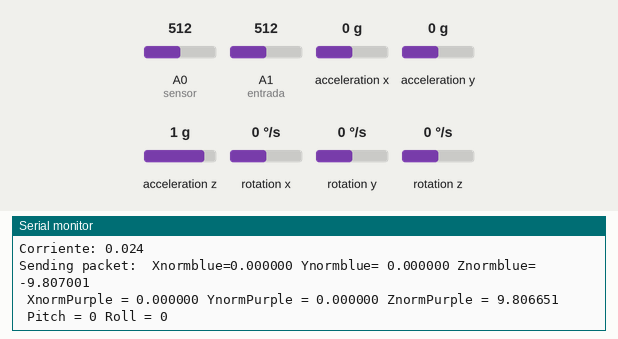
Simulated run of this sketch. Board: Arduino Mega 2560, built with avr-gcc and run on an emulated ATmega2560. On the bench: the last lines printed to the serial monitor. The inputs (shaded band) are chosen by the test bench; at power-on: acceleration x 0 g, acceleration y 0 g, acceleration z 1 g, A0 (sensor) = 512, A1 (entrada) = 512, rotation x 0 °/s, rotation y 0 °/s, rotation z 0 °/s. Storage starts empty; no radio packets arrive unless stated.

Above: at 1.2 s.
1.3 s: acceleration x set to -1.4 g
At 1.44 s:
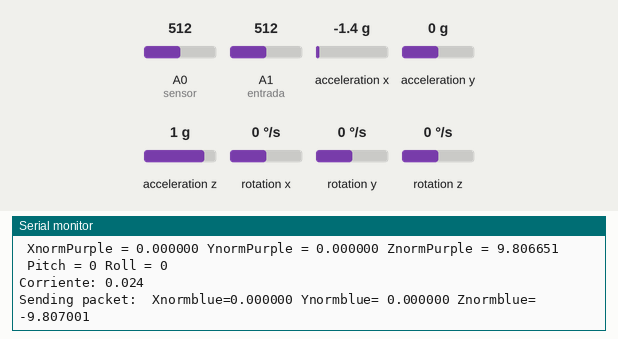
2.8 s: acceleration y set to -1.4 g
At 2.99 s:
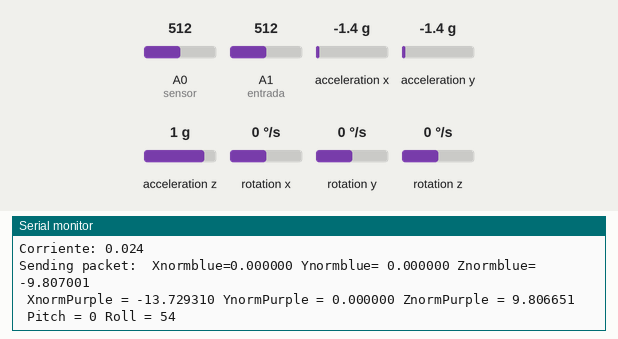
5.8 s: acceleration z set to 1.4 g
At 5.97 s:
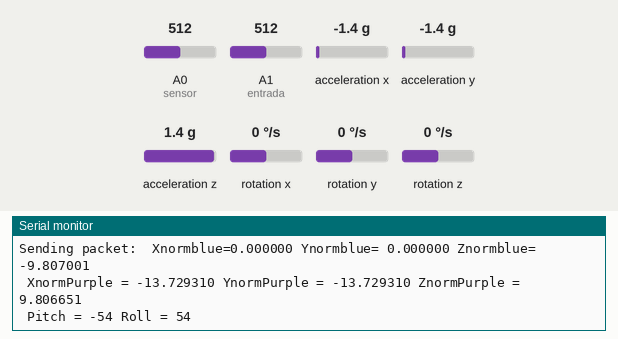
8.8 s: acceleration x set to -0.8 g
At 8.96 s:
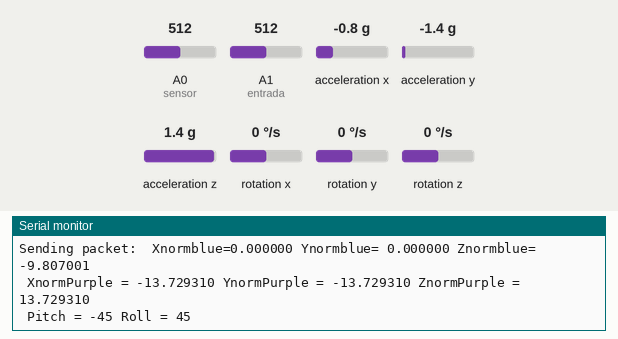
11.8 s: acceleration z set to -1.4 g
At 13.35 s:
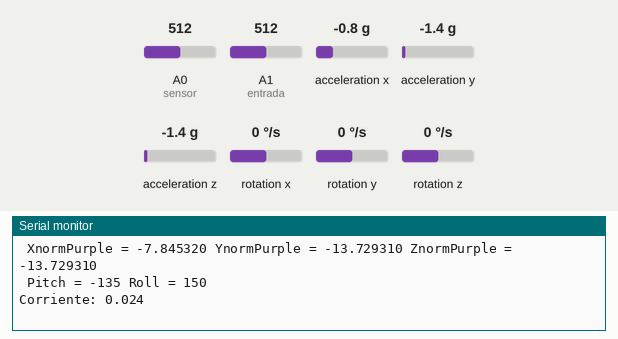
14.8 s: A0 (sensor) set to 716
At 14.94 s:
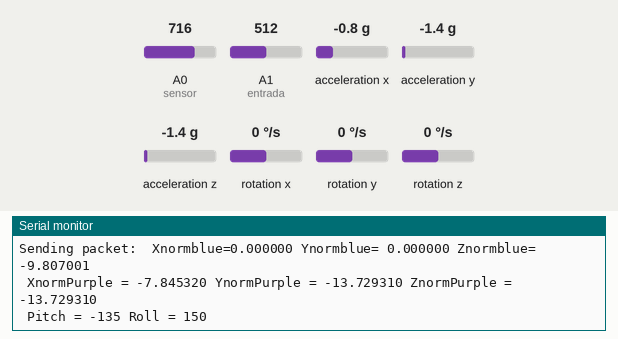
Timing chart, 0 to 17.8 s (numbered marks = the images above; inputs shaded):
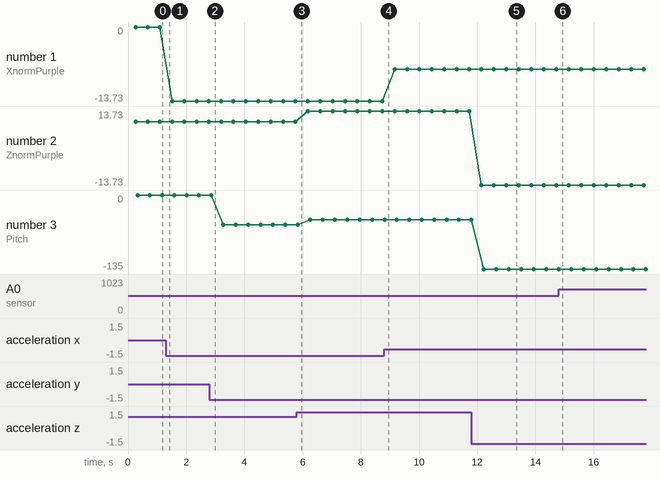

Measured:
- after the input at 11.8 s, the serial monitor: prints a new line after 0.34 s (image 5)
- plotted number 1: 0 → -13.73 after the input at 1.3 s, -13.73 → -7.85 after the input at 8.8 s
- plotted number 2: 9.81 → 13.73 after the input at 5.8 s
- plotted number 3: 0 → -54 after the input at 2.8 s, -54 → -45 after the input at 5.8 s, -45 → -135 after the input at 11.8 s

The sketch:

versi_nCompilada.ino
```cpp
//Conexión de pines Módulo SD:
//3v3= 3.3 voltios
// Cs= pin 6
// Mosi= pin 11
// Clk= pin 13
// Miso= pin 12
// GND= tierra

#include <SD.h>
#include <SPI.h>
#include <LoRa.h>
#include <MPU6050.h>
#include <MPU9250.h>
MPU6050 mpu;
MPU9250 IMU(Wire,0x69);
File logFile; //MÓDULO SD
int status;
// Timers
unsigned long timer = 0;
float timeStep = 0.01;
// Pitch, Roll and Yaw values
float pitch;
float roll;
float yaw;
//Sensor de corriente
float Sensibilidad=0.1;

const int csPin = 53;          // LoRa radio chip select
const int resetPin = 9;       // LoRa radio reset
const int irqPin = 19;
int contador=0;  //Contador para identificación de trama

float ;

//Tacómetro

boolean est = false;
int entrada = A1; //Pin entrada del sensor
int entrada2;
unsigned long reloj1; //Variables de tiempo para medir las RPM
unsigned long reloj2 = 0;
unsigned long tiempo1;//Variables de tiempo para imprimir las RPM
unsigned long tiempo2=0;
float RPM;
int i; //Variable para solo medir las RPM una vez por flanco

void setup() {

  //Inicio LoRa
  Serial.begin(9600);
  LoRa.setPins(csPin, resetPin, irqPin);
  while (!Serial);
  Serial.println("LoRa Sender");

  if (!LoRa.begin(915E6)) {
    Serial.println("Starting LoRa failed!");
    while (1);
  }
  //Inicio acelerometros
  status = IMU.begin();
    if (status < 0) {
  Serial.println("IMU initialization unsuccessful");
  Serial.println("Check IMU wiring or try cycling power");
  Serial.print("Status: ");
  Serial.println(status);
    while(1) {}
  }
    {

    Serial.println("Initialize MPU6050");

    while(!mpu.begin(MPU6050_SCALE_2000DPS, MPU6050_RANGE_2G))
    {
      Serial.println("Could not find a valid MPU6050 sensor, check wiring!");
      delay(500);
    }
  }

  //Inicio modulo SD
  Serial.print("Iniciando SD ...");
  if (!SD.begin(6))
  {
    Serial.println("Error al iniciar");
    return;
  }
  Serial.println("Iniciado correctamente");

}


void checkSettings()
{
  Serial.println();

  Serial.print(" * Sleep Mode:            ");
  Serial.println(mpu.getSleepEnabled() ? "Enabled" : "Disabled");

  Serial.print(" * Clock Source:          ");
  switch(mpu.getClockSource())
  {
    case MPU6050_CLOCK_KEEP_RESET:     Serial.println("Stops the clock and keeps the timing generator in reset"); break;
    case MPU6050_CLOCK_EXTERNAL_19MHZ: Serial.println("PLL with external 19.2MHz reference"); break;
    case MPU6050_CLOCK_EXTERNAL_32KHZ: Serial.println("PLL with external 32.768kHz reference"); break;
    case MPU6050_CLOCK_PLL_ZGYRO:      Serial.println("PLL with Z axis gyroscope reference"); break;
    case MPU6050_CLOCK_PLL_YGYRO:      Serial.println("PLL with Y axis gyroscope reference"); break;
    case MPU6050_CLOCK_PLL_XGYRO:      Serial.println("PLL with X axis gyroscope reference"); break;
    case MPU6050_CLOCK_INTERNAL_8MHZ:  Serial.println("Internal 8MHz oscillator"); break;
  }

  Serial.print(" * Accelerometer:         ");
  switch(mpu.getRange())
  {
    case MPU6050_RANGE_16G:            Serial.println("+/- 16 g"); break;
    case MPU6050_RANGE_8G:             Serial.println("+/- 8 g"); break;
    case MPU6050_RANGE_4G:             Serial.println("+/- 4 g"); break;
    case MPU6050_RANGE_2G:             Serial.println("+/- 2 g"); break;
  }

  Serial.print(" * Accelerometer offsets: ");
  Serial.print(mpu.getAccelOffsetX());
  Serial.print(" / ");
  Serial.print(mpu.getAccelOffsetY());
  Serial.print(" / ");
  Serial.println(mpu.getAccelOffsetZ());

  Serial.println();
  mpu.calibrateGyro();
  mpu.setThreshold(2);
}

void loop() {

 //Modulo SD, abre el archivo en la SD
 logFile = SD.open("datalog.txt", FILE_WRITE);

 //Tacometro
    reloj1 = micros();
    entrada2 = analogRead(entrada);
    if(entrada2>200 && i <1){
    tiempo1 = micros();
    RPM = (float)30000000/(tiempo1-tiempo2);
    i = 1;
    }
    else if(entrada2<200 && i == 1){
    tiempo2 = micros();
    RPM = (float)30000000/(tiempo2-tiempo1);
    i = 0;
    }

  //Sensor corriente
  float I=get_corriente(200);//obtenemos la corriente promedio de 500 muestras
  Serial.print("Corriente: ");
  Serial.println(I,3);
  delay(100);

 //Acelerómetro
  Serial.print("Sending packet: ");
  // display the data
  Serial.print(" Xnormblue=");
  Serial.print(IMU.getAccelX_mss(),6);
  Serial.print(" Ynormblue= ");
  Serial.print(IMU.getAccelY_mss(),6);
  Serial.print(" Znormblue= ");
  Serial.println(IMU.getAccelZ_mss(),6);


  timer = millis();
  Vector rawAccel = mpu.readRawAccel();
  Vector normAccel = mpu.readNormalizeAccel();
  Vector norm = mpu.readNormalizeGyro();


  Serial.print(" XnormPurple = ");
  Serial.print(normAccel.XAxis,6);
  Serial.print(" YnormPurple = ");
  Serial.print(normAccel.YAxis,6);
  Serial.print(" ZnormPurple = ");
  Serial.println(normAccel.ZAxis,6);


    // Calculate Pitch, Roll and Yaw
  pitch = pitch + norm.YAxis * timeStep;
  roll = roll + norm.XAxis * timeStep;
  yaw = yaw + norm.ZAxis * timeStep;

  // Output raw
  int roll = -(atan2(normAccel.XAxis, normAccel.ZAxis)*180.0)/M_PI;
  int pitch = (atan2(normAccel.YAxis, normAccel.ZAxis)*180.0)/M_PI;

  // Output

  Serial.print(" Pitch = ");
  Serial.print(pitch);
  Serial.print(" Roll = ");
  Serial.println(roll);


 // delay(100);


  // send packet
  //String pitch=String(pitch);
  //String roll=String(roll);
  LoRa.beginPacket();
  //sensor delantero
  LoRa.print(String(contador));
  LoRa.print("*");
  LoRa.print(String(normAccel.XAxis,6));
  LoRa.print("*");
  LoRa.print(String(normAccel.YAxis,6));
  LoRa.print("*");
  LoRa.print(String(normAccel.ZAxis,6));
  LoRa.print("*");
  //sensor trasero
  LoRa.print(String(IMU.getAccelX_mss(),6));
  LoRa.print("*");
  LoRa.print(String(IMU.getAccelY_mss(),6));
  LoRa.print("*");
  LoRa.print(String(IMU.getAccelZ_mss(),6));
  LoRa.print("*");
  //gioscopio
  LoRa.print(String(pitch));
  LoRa.print("*");
  LoRa.print (String(roll));
  LoRa.print("*");
  //Sensor de corriente
  LoRa.print(String(I,3));
  LoRa.print("*");
  //Tacometro (no imprime siempre)
if(reloj1-reloj2 >2000000 ){
  LoRa.print(RPM);
   reloj2 = reloj1;
      }
  LoRa.println(";");

  LoRa.endPacket();

//Escribir los datos en la SD
  if (logFile) {
      logFile.print(String(contador));
      logFile.print("*");
      logFile.print(String(normAccel.XAxis,6));
      logFile.print("*");
      logFile.print(String(normAccel.YAxis,6));
      logFile.print("*");
      logFile.print(String(normAccel.ZAxis,6));
      logFile.print("*");
      //sensor trasero
      logFile.print(String(IMU.getAccelX_mss(),6));
      logFile.print("*");
      logFile.print(String(IMU.getAccelY_mss(),6));
      logFile.print("*");
      logFile.print(String(IMU.getAccelZ_mss(),6));
      logFile.print("*");
      //gioscopio
      logFile.print(String(pitch));
      logFile.print("*");
      logFile.print(String(roll));
      logFile.print("*");
      //Sensor de corriente
      logFile.print(String(I,3));
      logFile.print("*");
      //Tacometro (no imprime siempre)
      if(reloj1-reloj2 >2000000 ){
       logFile.print(RPM);
           reloj2 = reloj1;
              }
      logFile.println(";");
      logFile.close();

  }
  else {
    Serial.println("Error al abrir el archivo");
  }
  contador++;
  delay(100);
}

float get_corriente(int n_muestras)
{
  float voltajeSensor;
  float corriente=0;
  for(int i=0;i<n_muestras;i++)
  {
    voltajeSensor = analogRead(A0) * (5.0 / 1023.0);////lectura del sensor
    corriente=corriente+(voltajeSensor-2.5)/Sensibilidad; //Ecuación  para obtener la corriente
  }

  corriente=corriente/n_muestras;
  return(corriente);
}
```
